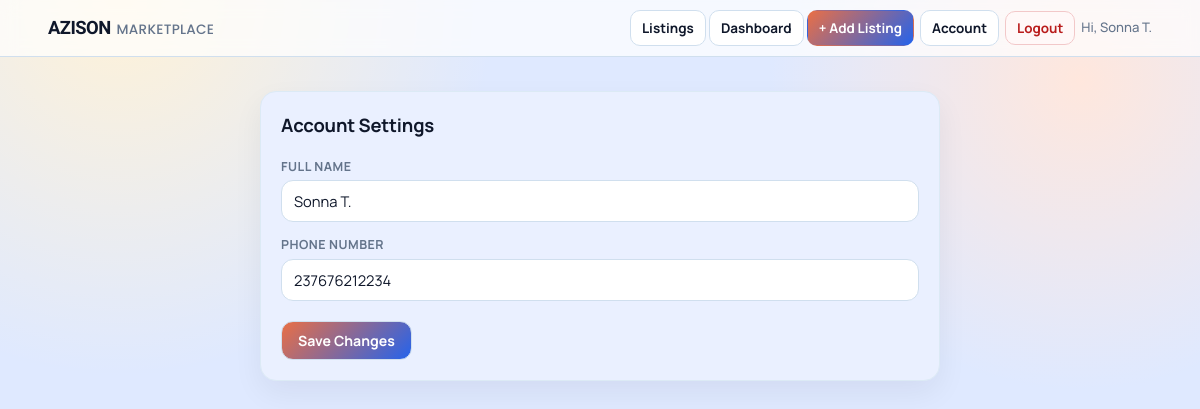
/account (signed in), run on an earlier commit of the app's database.
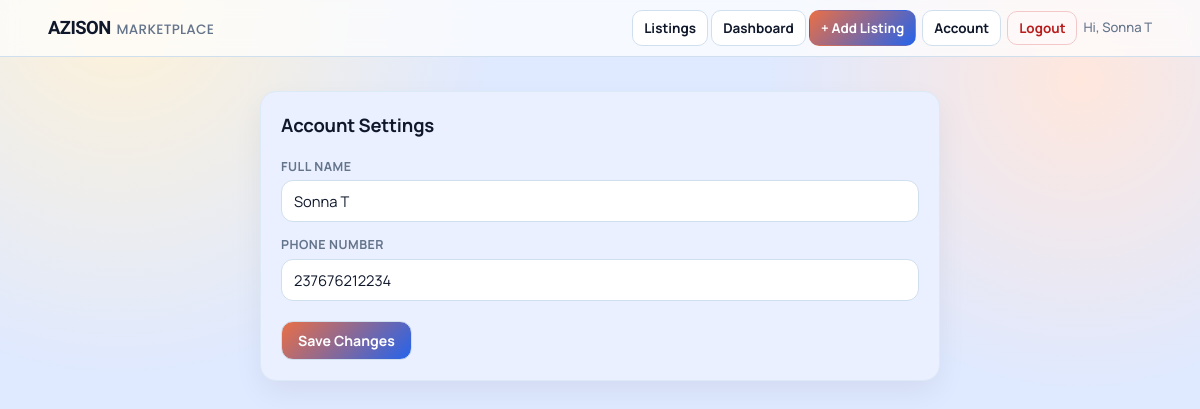
And on a later commit of the database.
### tables this page shows
CREATE TABLE users(
            id INTEGER PRIMARY KEY AUTOINCREMENT,
            full_name TEXT NOT NULL,
            phone TEXT NOT NULL UNIQUE,
            password_hash TEXT NOT NULL,
            email TEXT,
            google_sub TEXT,
            auth_provider TEXT NOT NULL DEFAULT 'local',
            created_at TEXT NOT NULL
        , is_admin INTEGER DEFAULT 0, is_active INTEGER DEFAULT 1, is_verified INTEGER DEFAULT 0);

### app.py (the view, shortened to what this page needs)
@app.route("/account", methods=["GET", "POST"])
@login_required
def account_settings():
    user = current_user_record()
    if user is None:
        return redirect(url_for("login"))
    return render_template("account.html", user=user)

### app.py (called while the page is built)
def env_flag(name):
    return os.getenv(name, "").strip().lower() in {"1", "true", "yes", "on"}

def get_db():
    if USE_POSTGRES:
        if psycopg2 is None:
            raise RuntimeError("DATABASE_URL is set but psycopg2 is not installed.")
        return PostgresConnection(psycopg2.connect(normalize_database_url(DATABASE_URL)))
    conn = sqlite3.connect(SQLITE_DATABASE_PATH)
    conn.row_factory = sqlite3.Row
    return conn

def normalize_phone(raw_phone):
    if not raw_phone:
        return ""
    phone = re.sub(r"\D", "", raw_phone)
    if phone.startswith("00"):
        phone = phone[2:]
    national_number = ""
    if phone.startswith("237") and len(phone) == 12:
        national_number = phone[3:]
    elif len(phone) == 10 and phone.startswith("0"):
        national_number = phone[1:]
    elif len(phone) == 9:
        national_number = phone
    else:
        return ""
    if len(national_number) != 9 or national_number[0] not in {"2", "6"}:
        return ""
    phone = "237" + national_number
    return phone

def user_is_deactivated(user):
    if not user:
        return True
    return not user.get("is_active", True)

### templates/account.html (shortened to what this page needs)
<!DOCTYPE html>
<html lang="en">
<head>
    <link rel="stylesheet" href="{{ url_for('static', filename='css/marketplace.css') }}">
</head>
<body>
    {% include "_navigation.html" %}
    <main class="page">
        <section class="account-card">
            <h1>Account Settings</h1>
            <form method="POST" action="{{ url_for('account_settings') }}">
                <div class="field-group">
                    <label for="full_name">Full Name</label>
                    <input type="text" id="full_name" name="full_name" value="{{ user['full_name'] }}" required>
                </div>
                <div class="field-group">
                    <label for="phone">Phone Number</label>
                    <input type="text" id="phone" name="phone" value="{{ user['phone'] }}" required>
                </div>
                <button class="save-btn" type="submit">Save Changes</button>
            </form>
        </section>
    </main>
</body>
</html>

### templates/_navigation.html (shortened to what this page needs)
<nav class="nav-bar" role="navigation" aria-label="Main navigation">
    <div class="nav-inner">
        <a class="nav-brand" href="{{ url_for('home') }}">
            <span class="brand">AZISON</span>
            <span class="site-title">MARKETPLACE</span>
        </a>
        <div class="nav-links">
            <div class="nav-links-visible">
                <a class="nav-link" href="{{ url_for('home') }}">Listings</a>
                {% if is_logged_in %}
                    <a class="nav-link" href="{{ url_for('dashboard') }}">Dashboard</a>
                    <a class="nav-link primary" href="{{ url_for('create') }}">+ Add Listing</a>
                {% else %}
                    <a class="nav-link" href="{{ url_for('register') }}">Register</a>
                    <a class="nav-link" href="{{ url_for('login') }}">Login</a>
                {% endif %}
            </div>
            <div class="nav-links-extra" id="navLinksExtra">
                {% if is_logged_in %}
                    <a class="nav-link" href="{{ url_for('account_settings') }}">Account</a>
                    <form class="inline-form" method="POST" action="{{ url_for('logout') }}">
                        <button class="nav-link logout-btn" type="submit">Logout</button>
                    </form>
                    <span class="nav-user">Hi, {{ current_user['full_name'] }}</span>
                {% else %}
                    {% if google_oauth_enabled %}
                        <a class="nav-link google" href="{{ url_for('login_google', next=url_for('home')) }}">Google</a>
                    {% endif %}
                    <a class="nav-link primary" href="{{ url_for('login', next=url_for('create')) }}">+ Add Listing</a>
                {% endif %}
            </div>
        </div>
    </div>
</nav>

What changed in the data, as far as the page shows it:
changed users: full_name "Sonna T." → "Sonna T"
